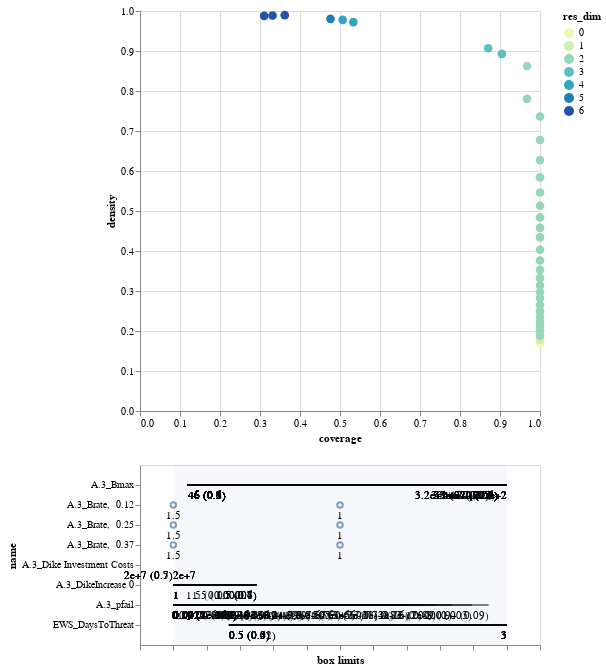

This figure's notebook cell:
### Markdown cell above
# Step 2.4 Scenario discovery

### Code cell
#--- Applying scenario discovery focusing on annual damage > EUR 1M
from ema_workbench.analysis import prim

outcomesZutphen = experiments[['A.3_Bmax', 'A.3_Brate', 'A.3_pfail', 'A.3_Dike Investment Costs',
                              'A.3_DikeIncrease 0', 'A.3_DikeIncrease 1', 'A.3_DikeIncrease 2',
                              'EWS_DaysToThreat']]

x = outcomesZutphen
y = outcomes['A.3_Expected Annual Damage'] > 1e6
prim_alg = prim.Prim(x,y, threshold=0.5)
box = prim_alg.find_box()
box.inspect_tradeoff()

### Figure 1 — Vega-Lite specification as saved in the notebook (floating-point values rounded to 4 significant figures)
{"config": {"view": {"continuousWidth": 400, "continuousHeight": 300}}, "vconcat": [{"data": {"name": "data-20cef5cb77f66fc98fab95a88f754fa8"}, "mark": {"type": "circle", "size": 75}, "encoding": {"color": {"type": "ordinal", "field": "res_dim", "scale": {"range": ["#eff9b6", "#d0edb3", "#97d6b9", "#5dc0c0", "#31a5c2", "#1f80b8", "#2354a3", "#21318d"]}}, "opacity": {"condition": {"value": 1, "selection": "selector003"}, "value": 0.4}, "tooltip": [{"type": "ordinal", "field": "id"}, {"type": "quantitative", "field": "coverage", "format": ".2"}, {"type": "quantitative", "field": "density", "format": ".2"}, {"type": "ordinal", "field": "res_dim"}], "x": {"type": "quantitative", "field": "coverage"}, "y": {"type": "quantitative", "field": "density"}}, "height": 400, "selection": {"selector003": {"type": "single", "fields": ["id"]}}, "width": 400}, {"layer": [{"data": {"name": "data-733e25eac4a82aed345a9fb0934e25e4"}, "mark": "rule", "encoding": {"x": {"type": "quantitative", "axis": {"grid": false, "labels": false, "title": "box limits"}, "field": "x_lower", "scale": {"domain": [0, 1], "padding": 0.1}}, "x2": {"field": "x_upper"}, "y": {"type": "nominal", "field": "name", "scale": {"padding": 1.0}}}, "transform": [{"calculate": "(datum.x1-datum.minimum)/(datum.maximum-datum.minimum)", "as": "x_lower"}, {"calculate": "(datum.x2-datum.minimum)/(datum.maximum-datum.minimum)", "as": "x_upper"}, {"filter": {"selection": "selector003"}}], "width": 400}, {"data": {"name": "data-733e25eac4a82aed345a9fb0934e25e4"}, "mark": {"type": "text", "align": "left", "baseline": "top", "dy": 5}, "encoding": {"text": {"type": "ordinal", "field": "text"}, "x": {"type": "quantitative", "axis": {"grid": false, "labels": false, "title": "box limits"}, "field": "x_lower", "scale": {"domain": [0, 1], "padding": 0.1}}, "x2": {"field": "x_upper"}, "y": {"type": "nominal", "field": "name", "scale": {"padding": 1.0}}}, "transform": [{"calculate": "(datum.x1-datum.minimum)/(datum.maximum-datum.minimum)", "as": "x_lower"}, {"calculate": "(datum.x2-datum.minimum)/(datum.maximum-datum.minimum)", "as": "x_upper"}, {"filter": {"selection": "selector003"}}, {"calculate": "datum.qp_lower>0?format(datum.x1, \".2\")+\" (\"+format(datum.qp_lower, \".1~g\")+\")\" :format(datum.x1, \".2\")", "as": "text"}], "width": 400}, {"data": {"name": "data-733e25eac4a82aed345a9fb0934e25e4"}, "mark": {"type": "text", "align": "right", "baseline": "top", "dy": 5}, "encoding": {"text": {"type": "ordinal", "field": "text"}, "x": {"type": "quantitative", "field": "x_upper"}, "x2": {"field": "x_upper"}, "y": {"type": "nominal", "field": "name", "scale": {"padding": 1.0}}}, "transform": [{"calculate": "(datum.x1-datum.minimum)/(datum.maximum-datum.minimum)", "as": "x_lower"}, {"calculate": "(datum.x2-datum.minimum)/(datum.maximum-datum.minimum)", "as": "x_upper"}, {"filter": {"selection": "selector003"}}, {"calculate": "datum.qp_upper>0?format(datum.x2, \".2\")+\" (\"+format(datum.qp_upper, \".1\")+\")\" :format(datum.x2, \".2\")", "as": "text"}], "width": 400}, {"data": {"name": "data-bb8d07f6df3d47a6a475317795287b23"}, "mark": {"type": "rect", "opacity": 0.05}, "encoding": {"x": {"type": "quantitative", "field": "start"}, "x2": {"field": "end"}}}, {"data": {"name": "data-1c5ae30d3569904f9ab6619d664afd6c"}, "mark": "point", "encoding": {"x": {"type": "quantitative", "field": "x"}, "y": {"type": "nominal", "field": "name"}}, "transform": [{"filter": {"selection": "selector003"}}], "width": 400}, {"data": {"name": "data-1c5ae30d3569904f9ab6619d664afd6c"}, "mark": {"type": "text", "align": "center", "baseline": "top", "dy": 5}, "encoding": {"text": {"type": "nominal", "field": "item"}, "x": {"type": "quantitative", "field": "x"}, "y": {"type": "nominal", "field": "name"}}, "transform": [{"filter": {"selection": "selector003"}}], "width": 400}]}], "$schema": "https://vega.github.io/schema/vega-lite/v4.8.1.json", "datasets": {"data-20cef5cb77f66fc98fab95a88f754fa8": [{"coverage": 1.0, "density": 0.1694, "id": 0, "mass": 1.0, "mean": 0.1694, "res_dim": 0}, {"coverage": 1.0, "density": 0.1783, "id": 1, "mass": 0.95, "mean": 0.1783, "res_dim": 1}, {"coverage": 1.0, "density": 0.1882, "id": 2, "mass": 0.9, "mean": 0.1882, "res_dim": 2}, {"coverage": 1.0, "density": 0.1992, "id": 3, "mass": 0.85, "mean": 0.1992, "res_dim": 2}, {"coverage": 1.0, "density": 0.2117, "id": 4, "mass": 0.8, "mean": 0.2117, "res_dim": 2}, {"coverage": 1.0, "density": 0.2228, "id": 5, "mass": 0.76, "mean": 0.2228, "res_dim": 2}, {"coverage": 1.0, "density": 0.2352, "id": 6, "mass": 0.72, "mean": 0.2352, "res_dim": 2}, {"coverage": 1.0, "density": 0.2491, "id": 7, "mass": 0.68, "mean": 0.2491, "res_dim": 2}, {"coverage": 1.0, "density": 0.2646, "id": 8, "mass": 0.64, "mean": 0.2646, "res_dim": 2}, {"coverage": 1.0, "density": 0.2823, "id": 9, "mass": 0.6, "mean": 0.2823, "res_dim": 2}, {"coverage": 1.0, "density": 0.2971, "id": 10, "mass": 0.57, "mean": 0.2971, "res_dim": 2}, {"coverage": 1.0, "density": 0.3136, "id": 11, "mass": 0.54, "mean": 0.3136, "res_dim": 2}, {"coverage": 1.0, "density": 0.3321, "id": 12, "mass": 0.51, "mean": 0.3321, "res_dim": 2}, {"coverage": 1.0, "density": 0.3528, "id": 13, "mass": 0.48, "mean": 0.3528, "res_dim": 2}, {"coverage": 1.0, "density": 0.3763, "id": 14, "mass": 0.45, "mean": 0.3763, "res_dim": 2}, {"coverage": 1.0, "density": 0.4032, "id": 15, "mass": 0.42, "mean": 0.4032, "res_dim": 2}, {"coverage": 1.0, "density": 0.4342, "id": 16, "mass": 0.39, "mean": 0.4342, "res_dim": 2}, {"coverage": 1.0, "density": 0.4577, "id": 17, "mass": 0.37, "mean": 0.4577, "res_dim": 2}, {"coverage": 1.0, "density": 0.4839, "id": 18, "mass": 0.35, "mean": 0.4839, "res_dim": 2}, {"coverage": 1.0, "density": 0.5132, "id": 19, "mass": 0.33, "mean": 0.5132, "res_dim": 2}, {"coverage": 1.0, "density": 0.5463, "id": 20, "mass": 0.31, "mean": 0.5463, "res_dim": 2}, {"coverage": 1.0, "density": 0.584, "id": 21, "mass": 0.29, "mean": 0.584, "res_dim": 2}, {"coverage": 1.0, "density": 0.6272, "id": 22, "mass": 0.27, "mean": 0.6272, "res_dim": 2}, {"coverage": 1.0, "density": 0.6774, "id": 23, "mass": 0.25, "mean": 0.6774, "res_dim": 2}, {"coverage": 1.0, "density": 0.7363, "id": 24, "mass": 0.23, "mean": 0.7363, "res_dim": 2}, {"coverage": 0.9676, "density": 0.7803, "id": 25, "mass": 0.21, "mean": 0.7803, "res_dim": 2}, {"coverage": 0.9676, "density": 0.8625, "id": 26, "mass": 0.19, "mean": 0.8625, "res_dim": 2}, {"coverage": 0.9048, "density": 0.8929, "id": 27, "mass": 0.1716, "mean": 0.8929, "res_dim": 3}, {"coverage": 0.8705, "density": 0.9067, "id": 28, "mass": 0.1626, "mean": 0.9067, "res_dim": 3}, {"coverage": 0.5333, "density": 0.9722, "id": 29, "mass": 0.0929, "mean": 0.9722, "res_dim": 4}, {"coverage": 0.5067, "density": 0.9779, "id": 30, "mass": 0.08774, "mean": 0.9779, "res_dim": 4}, {"coverage": 0.4762, "density": 0.9804, "id": 31, "mass": 0.08226, "mean": 0.9804, "res_dim": 5}, {"coverage": 0.3105, "density": 0.9879, "id": 32, "mass": 0.05323, "mean": 0.9879, "res_dim": 6}, {"coverage": 0.3314, "density": 0.9886, "id": 33, "mass": 0.05677, "mean": 0.9886, "res_dim": 6}, {"coverage": 0.3619, "density": 0.9896, "id": 34, "mass": 0.06194, "mean": 0.9896, "res_dim": 6}], "data-733e25eac4a82aed345a9fb0934e25e4": [{"x1": 45.78, "x2": 348.1, "name": "A.3_Bmax", "id": 1, "minimum": 32.16, "maximum": 348.1, "qp_lower": 0.1035, "qp_upper": -1.0}, {"x1": 45.78, "x2": 348.1, "name": "A.3_Bmax", "id": 2, "minimum": 32.16, "maximum": 348.1, "qp_lower": 0.1412, "qp_upper": -1.0}, {"x1": 0.002725, "x2": 0.9373, "name": "A.3_pfail", "id": 2, "minimum": 0.002725, "maximum": 0.9908, "qp_lower": -1.0, "qp_upper": 0.09045}, {"x1": 45.78, "x2": 348.1, "name": "A.3_Bmax", "id": 3, "minimum": 32.16, "maximum": 348.1, "qp_lower": 0.1262, "qp_upper": -1.0}, {"x1": 0.002725, "x2": 0.8884, "name": "A.3_pfail", "id": 3, "minimum": 0.002725, "maximum": 0.9908, "qp_lower": -1.0, "qp_upper": 0.002958}, {"x1": 45.78, "x2": 348.1, "name": "A.3_Bmax", "id": 4, "minimum": 32.16, "maximum": 348.1, "qp_lower": 0.1784, "qp_upper": -1.0}, {"x1": 0.002725, "x2": 0.8293, "name": "A.3_pfail", "id": 4, "minimum": 0.002725, "maximum": 0.9908, "qp_lower": -1.0, "qp_upper": 1.161e-05}, {"x1": 45.78, "x2": 348.1, "name": "A.3_Bmax", "id": 5, "minimum": 32.16, "maximum": 348.1, "qp_lower": 0.2577, "qp_upper": -1.0}, {"x1": 0.002725, "x2": 0.7821, "name": "A.3_pfail", "id": 5, "minimum": 0.002725, "maximum": 0.9908, "qp_lower": -1.0, "qp_upper": 2.296e-08}, {"x1": 45.78, "x2": 348.1, "name": "A.3_Bmax", "id": 6, "minimum": 32.16, "maximum": 348.1, "qp_lower": 0.2444, "qp_upper": -1.0}, {"x1": 0.002725, "x2": 0.7404, "name": "A.3_pfail", "id": 6, "minimum": 0.002725, "maximum": 0.9908, "qp_lower": -1.0, "qp_upper": 7.231e-12}, {"x1": 45.78, "x2": 348.1, "name": "A.3_Bmax", "id": 7, "minimum": 32.16, "maximum": 348.1, "qp_lower": 0.2298, "qp_upper": -1.0}, {"x1": 0.002725, "x2": 0.7021, "name": "A.3_pfail", "id": 7, "minimum": 0.002725, "maximum": 0.9908, "qp_lower": -1.0, "qp_upper": 2.803e-16}, {"x1": 45.78, "x2": 348.1, "name": "A.3_Bmax", "id": 8, "minimum": 32.16, "maximum": 348.1, "qp_lower": 0.2137, "qp_upper": -1.0}, {"x1": 0.002725, "x2": 0.6559, "name": "A.3_pfail", "id": 8, "minimum": 0.002725, "maximum": 0.9908, "qp_lower": -1.0, "qp_upper": 9.823e-22}, {"x1": 45.78, "x2": 348.1, "name": "A.3_Bmax", "id": 9, "minimum": 32.16, "maximum": 348.1, "qp_lower": 0.3362, "qp_upper": -1.0}, {"x1": 0.002725, "x2": 0.6107, "name": "A.3_pfail", "id": 9, "minimum": 0.002725, "maximum": 0.9908, "qp_lower": -1.0, "qp_upper": 2.137e-28}, {"x1": 45.78, "x2": 340.2, "name": "A.3_Bmax", "id": 10, "minimum": 32.16, "maximum": 348.1, "qp_lower": 0.3207, "qp_upper": 0.08488}, {"x1": 0.002725, "x2": 0.6107, "name": "A.3_pfail", "id": 10, "minimum": 0.002725, "maximum": 0.9908, "qp_lower": -1.0, "qp_upper": 7.26e-31}, {"x1": 45.78, "x2": 340.2, "name": "A.3_Bmax", "id": 11, "minimum": 32.16, "maximum": 348.1, "qp_lower": 0.3151, "qp_upper": 0.1657}, {"x1": 0.002725, "x2": 0.567, "name": "A.3_pfail", "id": 11, "minimum": 0.002725, "maximum": 0.9908, "qp_lower": -1.0, "qp_upper": 2.534e-37}, {"x1": 45.78, "x2": 340.2, "name": "A.3_Bmax", "id": 12, "minimum": 32.16, "maximum": 348.1, "qp_lower": 0.3025, "qp_upper": 0.1489}, {"x1": 0.002725, "x2": 0.5405, "name": "A.3_pfail", "id": 12, "minimum": 0.002725, "maximum": 0.9908, "qp_lower": -1.0, "qp_upper": 7.199e-45}, {"x1": 45.78, "x2": 340.2, "name": "A.3_Bmax", "id": 13, "minimum": 32.16, "maximum": 348.1, "qp_lower": 0.5098, "qp_upper": 0.1309}, {"x1": 0.002725, "x2": 0.4986, "name": "A.3_pfail", "id": 13, "minimum": 0.002725, "maximum": 0.9908, "qp_lower": -1.0, "qp_upper": 1.347e-53}, {"x1": 45.78, "x2": 340.2, "name": "A.3_Bmax", "id": 14, "minimum": 32.16, "maximum": 348.1, "qp_lower": 0.5101, "qp_upper": 0.1118}, {"x1": 0.002725, "x2": 0.4692, "name": "A.3_pfail", "id": 14, "minimum": 0.002725, "maximum": 0.9908, "qp_lower": -1.0, "qp_upper": 1.057e-63}, {"x1": 45.78, "x2": 340.2, "name": "A.3_Bmax", "id": 15, "minimum": 32.16, "maximum": 348.1, "qp_lower": 0.5105, "qp_upper": 0.0919}, {"x1": 0.002725, "x2": 0.4436, "name": "A.3_pfail", "id": 15, "minimum": 0.002725, "maximum": 0.9908, "qp_lower": -1.0, "qp_upper": 1.954e-75}, {"x1": 45.78, "x2": 340.2, "name": "A.3_Bmax", "id": 16, "minimum": 32.16, "maximum": 348.1, "qp_lower": 0.5111, "qp_upper": 0.07148}, {"x1": 0.002725, "x2": 0.4109, "name": "A.3_pfail", "id": 16, "minimum": 0.002725, "maximum": 0.9908, "qp_lower": -1.0, "qp_upper": 4.008e-89}, {"x1": 45.78, "x2": 340.2, "name": "A.3_Bmax", "id": 17, "minimum": 32.16, "maximum": 348.1, "qp_lower": 0.5115, "qp_upper": 0.05794}, {"x1": 0.002725, "x2": 0.3873, "name": "A.3_pfail", "id": 17, "minimum": 0.002725, "maximum": 0.9908, "qp_lower": -1.0, "qp_upper": 1.516e-99}, {"x1": 45.78, "x2": 340.2, "name": "A.3_Bmax", "id": 18, "minimum": 32.16, "maximum": 348.1, "qp_lower": 0.512, "qp_upper": 0.1958}, {"x1": 0.002725, "x2": 0.3595, "name": "A.3_pfail", "id": 18, "minimum": 0.002725, "maximum": 0.9908, "qp_lower": -1.0, "qp_upper": 3.374e-111}, {"x1": 45.78, "x2": 340.2, "name": "A.3_Bmax", "id": 19, "minimum": 32.16, "maximum": 348.1, "qp_lower": 0.5126, "qp_upper": 0.1751}, {"x1": 0.002725, "x2": 0.3403, "name": "A.3_pfail", "id": 19, "minimum": 0.002725, "maximum": 0.9908, "qp_lower": -1.0, "qp_upper": 2.695e-124}, {"x1": 45.78, "x2": 340.2, "name": "A.3_Bmax", "id": 20, "minimum": 32.16, "maximum": 348.1, "qp_lower": 0.5133, "qp_upper": 0.152}, {"x1": 0.002725, "x2": 0.3218, "name": "A.3_pfail", "id": 20, "minimum": 0.002725, "maximum": 0.9908, "qp_lower": -1.0, "qp_upper": 4.053e-139}, {"x1": 45.78, "x2": 340.2, "name": "A.3_Bmax", "id": 21, "minimum": 32.16, "maximum": 348.1, "qp_lower": 0.4985, "qp_upper": 0.1184}, {"x1": 0.002725, "x2": 0.3, "name": "A.3_pfail", "id": 21, "minimum": 0.002725, "maximum": 0.9908, "qp_lower": -1.0, "qp_upper": 2.47e-156}, {"x1": 45.78, "x2": 340.2, "name": "A.3_Bmax", "id": 22, "minimum": 32.16, "maximum": 348.1, "qp_lower": 0.5155, "qp_upper": 0.09817}, {"x1": 0.002725, "x2": 0.2805, "name": "A.3_pfail", "id": 22, "minimum": 0.002725, "maximum": 0.9908, "qp_lower": -1.0, "qp_upper": 1.389e-175}, {"x1": 45.78, "x2": 340.2, "name": "A.3_Bmax", "id": 23, "minimum": 32.16, "maximum": 348.1, "qp_lower": 0.5171, "qp_upper": 0.06821}, {"x1": 0.002725, "x2": 0.2614, "name": "A.3_pfail", "id": 23, "minimum": 0.002725, "maximum": 0.9908, "qp_lower": -1.0, "qp_upper": 1.65e-198}, {"x1": 45.78, "x2": 340.2, "name": "A.3_Bmax", "id": 24, "minimum": 32.16, "maximum": 348.1, "qp_lower": 0.5196, "qp_upper": 0.03844}, {"x1": 0.002725, "x2": 0.238, "name": "A.3_pfail", "id": 24, "minimum": 0.002725, "maximum": 0.9908, "qp_lower": -1.0, "qp_upper": 5.174e-226}, {"x1": 45.78, "x2": 340.2, "name": "A.3_Bmax", "id": 25, "minimum": 32.16, "maximum": 348.1, "qp_lower": 0.5224, "qp_upper": 0.5224}, {"x1": 0.002725, "x2": 0.2127, "name": "A.3_pfail", "id": 25, "minimum": 0.002725, "maximum": 0.9908, "qp_lower": -1.0, "qp_upper": 2.787e-239}, {"x1": 45.78, "x2": 340.2, "name": "A.3_Bmax", "id": 26, "minimum": 32.16, "maximum": 348.1, "qp_lower": 0.5296, "qp_upper": 0.5296}, {"x1": 0.002725, "x2": 0.1915, "name": "A.3_pfail", "id": 26, "minimum": 0.002725, "maximum": 0.9908, "qp_lower": -1.0, "qp_upper": 3.93e-280}, {"x1": 45.78, "x2": 340.2, "name": "A.3_Bmax", "id": 27, "minimum": 32.16, "maximum": 348.1, "qp_lower": 0.5352, "qp_upper": 0.5352}, {"x1": 0.002725, "x2": 0.1915, "name": "A.3_pfail", "id": 27, "minimum": 0.002725, "maximum": 0.9908, "qp_lower": -1.0, "qp_upper": 1.818e-270}, {"x1": 0.5, "x2": 3.0, "name": "EWS_DaysToThreat", "id": 27, "minimum": 0.0, "maximum": 3.0, "qp_lower": 0.02164, "qp_upper": -1.0}, {"x1": 45.78, "x2": 331.3, "name": "A.3_Bmax", "id": 28, "minimum": 32.16, "maximum": 348.1, "qp_lower": 0.4834, "qp_upper": 0.1425}, {"x1": 0.002725, "x2": 0.1915, "name": "A.3_pfail", "id": 28, "minimum": 0.002725, "maximum": 0.9908, "qp_lower": -1.0, "qp_upper": 4.02e-269}, {"x1": 0.5, "x2": 3.0, "name": "EWS_DaysToThreat", "id": 28, "minimum": 0.0, "maximum": 3.0, "qp_lower": 0.01408, "qp_upper": -1.0}, {"x1": 45.78, "x2": 331.3, "name": "A.3_Bmax", "id": 29, "minimum": 32.16, "maximum": 348.1, "qp_lower": 0.5926, "qp_upper": 0.6519}, {"x1": 0.002725, "x2": 0.1915, "name": "A.3_pfail", "id": 29, "minimum": 0.002725, "maximum": 0.9908, "qp_lower": -1.0, "qp_upper": 1.583e-177}, {"x1": 1.0, "x2": 1.5, "name": "A.3_DikeIncrease 0", "id": 29, "minimum": 1.0, "maximum": 3.0, "qp_lower": -1.0, "qp_upper": 1.033e-05}, {"x1": 0.5, "x2": 3.0, "name": "EWS_DaysToThreat", "id": 29, "minimum": 0.0, "maximum": 3.0, "qp_lower": 0.29, "qp_upper": -1.0}, {"x1": 45.78, "x2": 315.8, "name": "A.3_Bmax", "id": 30, "minimum": 32.16, "maximum": 348.1, "qp_lower": 0.6063, "qp_upper": 0.4242}, {"x1": 0.002725, "x2": 0.1915, "name": "A.3_pfail", "id": 30, "minimum": 0.002725, "maximum": 0.9908, "qp_lower": -1.0, "qp_upper": 5.333e-170}, {"x1": 1.0, "x2": 1.5, "name": "A.3_DikeIncrease 0", "id": 30, "minimum": 1.0, "maximum": 3.0, "qp_lower": -1.0, "qp_upper": 4.259e-06}, {"x1": 0.5, "x2": 3.0, "name": "EWS_DaysToThreat", "id": 30, "minimum": 0.0, "maximum": 3.0, "qp_lower": 0.3712, "qp_upper": -1.0}, {"x1": 45.78, "x2": 315.8, "name": "A.3_Bmax", "id": 31, "minimum": 32.16, "maximum": 348.1, "qp_lower": 0.616, "qp_upper": 0.402}, {"x1": 0.002725, "x2": 0.1915, "name": "A.3_pfail", "id": 31, "minimum": 0.002725, "maximum": 0.9908, "qp_lower": -1.0, "qp_upper": 1.396e-160}, {"x1": 20300000.0, "x2": 20300000.0, "name": "A.3_Dike Investment Costs", "id": 31, "minimum": 20300000.0, "maximum": 24200000.0, "qp_lower": -1.0, "qp_upper": 0.5064}, {"x1": 1.0, "x2": 1.5, "name": "A.3_DikeIncrease 0", "id": 31, "minimum": 1.0, "maximum": 3.0, "qp_lower": -1.0, "qp_upper": 0.616}, {"x1": 0.5, "x2": 3.0, "name": "EWS_DaysToThreat", "id": 31, "minimum": 0.0, "maximum": 3.0, "qp_lower": 0.3571, "qp_upper": -1.0}, {"x1": 45.78, "x2": 315.8, "name": "A.3_Bmax", "id": 32, "minimum": 32.16, "maximum": 348.1, "qp_lower": 0.6767, "qp_upper": 0.7219}, {"x1": 0.002725, "x2": 0.1915, "name": "A.3_pfail", "id": 32, "minimum": 0.002725, "maximum": 0.9908, "qp_lower": -1.0, "qp_upper": 2.496e-115}, {"x1": 20300000.0, "x2": 20300000.0, "name": "A.3_Dike Investment Costs", "id": 32, "minimum": 20300000.0, "maximum": 24200000.0, "qp_lower": -1.0, "qp_upper": 0.7107}, {"x1": 1.0, "x2": 1.5, "name": "A.3_DikeIncrease 0", "id": 32, "minimum": 1.0, "maximum": 3.0, "qp_lower": -1.0, "qp_upper": 0.6767}, {"x1": 0.5, "x2": 3.0, "name": "EWS_DaysToThreat", "id": 32, "minimum": 0.0, "maximum": 3.0, "qp_lower": 0.4648, "qp_upper": -1.0}, {"x1": 45.78, "x2": 315.8, "name": "A.3_Bmax", "id": 33, "minimum": 32.16, "maximum": 348.1, "qp_lower": 0.6767, "qp_upper": 0.7219}, {"x1": 0.002725, "x2": 0.1915, "name": "A.3_pfail", "id": 33, "minimum": 0.002725, "maximum": 0.9908, "qp_lower": -1.0, "qp_upper": 3.24e-123}, {"x1": 20300000.0, "x2": 20300000.0, "name": "A.3_Dike Investment Costs", "id": 33, "minimum": 20300000.0, "maximum": 24200000.0, "qp_lower": -1.0, "qp_upper": 0.6767}, {"x1": 1.0, "x2": 1.5, "name": "A.3_DikeIncrease 0", "id": 33, "minimum": 1.0, "maximum": 3.0, "qp_lower": -1.0, "qp_upper": 0.6767}, {"x1": 0.5, "x2": 3.0, "name": "EWS_DaysToThreat", "id": 33, "minimum": 0.0, "maximum": 3.0, "qp_lower": 0.4623, "qp_upper": -1.0}, {"x1": 45.78, "x2": 337.2, "name": "A.3_Bmax", "id": 34, "minimum": 32.16, "maximum": 348.1, "qp_lower": 0.6767, "qp_upper": 0.6767}, {"x1": 0.002725, "x2": 0.1915, "name": "A.3_pfail", "id": 34, "minimum": 0.002725, "maximum": 0.9908, "qp_lower": -1.0, "qp_upper": 2.447e-134}, {"x1": 20300000.0, "x2": 20300000.0, "name": "A.3_Dike Investment Costs", "id": 34, "minimum": 20300000.0, "maximum": 24200000.0, "qp_lower": -1.0, "qp_upper": 0.6767}, {"x1": 1.0, "x2": 1.5, "name": "A.3_DikeIncrease 0", "id": 34, "minimum": 1.0, "maximum": 3.0, "qp_lower": -1.0, "qp_upper": 0.6767}, {"x1": 0.5, "x2": 3.0, "name": "EWS_DaysToThreat", "id": 34, "minimum": 0.0, "maximum": 3.0, "qp_lower": 0.4624, "qp_upper": -1.0}], "data-bb8d07f6df3d47a6a475317795287b23": [{"start": 0, "end": 1}], "data-1c5ae30d3569904f9ab6619d664afd6c": [{"name": "A.3_Brate,  0.37", "n_items": 3, "item": 1.5, "id": 32, "x": 0.0}, {"name": "A.3_Brate,  0.37", "n_items": 3, "item": 1.0, "id": 32, "x": 0.5}, {"name": "A.3_Brate,  0.25", "n_items": 3, "item": 1.5, "id": 33, "x": 0.0}, {"name": "A.3_Brate,  0.25", "n_items": 3, "item": 1.0, "id": 33, "x": 0.5}, {"name": "A.3_Brate,  0.12", "n_items": 3, "item": 1.5, "id": 34, "x": 0.0}, {"name": "A.3_Brate,  0.12", "n_items": 3, "item": 1.0, "id": 34, "x": 0.5}]}}
